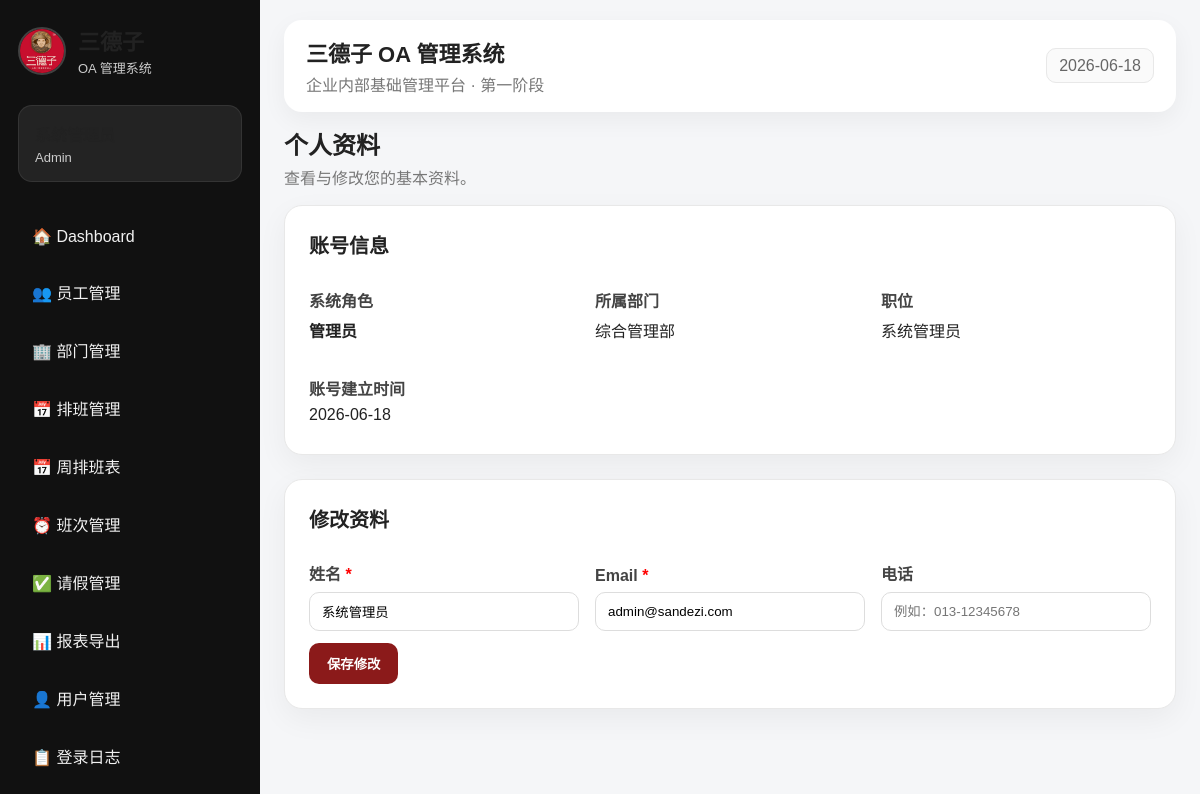
The app's page /profile.php (signed in) with its own data.
### tables this page shows
CREATE TABLE users (
    id            INT AUTO_INCREMENT PRIMARY KEY,
    employee_id   INT NULL,
    name          VARCHAR(100) NOT NULL,
    email         VARCHAR(150) NOT NULL UNIQUE,
    password_hash VARCHAR(255) NOT NULL,
    role          ENUM('Admin','Manager','Employee') NOT NULL DEFAULT 'Employee',
    status        ENUM('active','inactive') NOT NULL DEFAULT 'active',
    created_at    TIMESTAMP DEFAULT CURRENT_TIMESTAMP,
    FOREIGN KEY (employee_id) REFERENCES employees(id) ON DELETE SET NULL
);

CREATE TABLE departments (
    id          INT AUTO_INCREMENT PRIMARY KEY,
    name        VARCHAR(100) NOT NULL,
    description VARCHAR(255),
    created_at  TIMESTAMP DEFAULT CURRENT_TIMESTAMP
);

CREATE TABLE employees (
    id            INT AUTO_INCREMENT PRIMARY KEY,
    name          VARCHAR(100) NOT NULL,
    department_id INT NULL,
    position      VARCHAR(100) NOT NULL,
    phone         VARCHAR(50),
    email         VARCHAR(150),
    status        ENUM('active','inactive') NOT NULL DEFAULT 'active',
    created_at    TIMESTAMP DEFAULT CURRENT_TIMESTAMP,
    FOREIGN KEY (department_id) REFERENCES departments(id) ON DELETE SET NULL
);

### auth.php (called while the page is built, shortened)
<?php
function safe($value) {
    return htmlspecialchars((string)$value, ENT_QUOTES, 'UTF-8');
}
?>

### profile.php (the view, shortened to what this page needs)
<?php
require_once __DIR__ . '/header.php';
$me      = current_user();
$uid     = intval($me['id']);
$stmt = $pdo->prepare("
    SELECT u.id, u.name, u.email, u.role, u.created_at,
           e.position, e.phone, e.department_id,
           d.name AS department_name,
           e.id   AS employee_id
    FROM users u
    LEFT JOIN employees e ON u.employee_id = e.id
    LEFT JOIN departments d ON e.department_id = d.id
    WHERE u.id = ?
");
$stmt->execute([$uid]);
$profile = $stmt->fetch();
$role_labels = ['Admin' => '管理员', 'Manager' => '主管', 'Employee' => '员工'];
?>
<div class="page-title">
    <h2>个人资料</h2>
    <p>查看与修改您的基本资料。</p>
</div>
<section class="panel">
    <h2>账号信息</h2>
    <div class="form-grid">
        <div>
            <label>系统角色</label>
            <p style="font-weight:bold;margin:6px 0;">
                <?= safe($role_labels[$profile['role']] ?? $profile['role']) ?>
            </p>
        </div>
        <div>
            <label>所属部门</label>
            <p style="margin:6px 0;"><?= safe($profile['department_name'] ?? '—') ?></p>
        </div>
        <div>
            <label>职位</label>
            <p style="margin:6px 0;"><?= safe($profile['position'] ?? '—') ?></p>
        </div>
        <div>
            <label>账号建立时间</label>
            <p style="margin:6px 0;"><?= safe(substr($profile['created_at'], 0, 10)) ?></p>
        </div>
    </div>
</section>
<section class="panel">
    <h2>修改资料</h2>
    <form method="POST">
        <div class="form-grid">
            <div>
                <label>姓名 <span style="color:red">*</span></label>
                <input type="text" name="name" required
                       value="<?= safe($profile['name']) ?>">
            </div>
            <div>
                <label>Email <span style="color:red">*</span></label>
                <input type="email" name="email" required
                       value="<?= safe($profile['email']) ?>">
            </div>
            <div>
                <label>电话
                </label>
                <input type="text" name="phone"
                       value="<?= safe($profile['phone'] ?? '') ?>"
                       <?= !$profile['employee_id'] ? 'disabled' : '' ?>
                       placeholder="例如：013-12345678">
            </div>
        </div>
        <button class="btn" type="submit" style="margin-top:12px;">保存修改</button>
    </form>
</section>
<?php require_once __DIR__ . '/footer.php'; ?>

### assets/style.css (style rules this page uses)
* { box-sizing: border-box; }
:root { --primary: #8b1a1a; --primary-dark: #641010; --bg: #f5f6f8; --card: #ffffff; --text: #222; --muted: #777; --border: #e8e8e8; --green: #2e7d32; }
body { margin: 0; font-family: Arial, "Microsoft YaHei", sans-serif; background: var(--bg); color: var(--text); }
.page-title { margin-bottom: 14px; }
.page-title h2 { margin: 0; font-size: 24px; }
.page-title p { color: var(--muted); margin-top: 4px; }
.panel { background: white; border-radius: 18px; padding: 24px; box-shadow: 0 10px 30px rgba(0,0,0,0.05); border: 1px solid var(--border); margin-bottom: 24px; }
.panel h2 { margin-top: 0; font-size: 20px; }
.form-grid { display: grid; grid-template-columns: repeat(3, minmax(180px, 1fr)); gap: 16px; align-items: end; }
label { display: block; color: #444; font-weight: bold; margin-top: 12px; }
input, select, textarea { width: 100%; border: 1px solid #ddd; border-radius: 10px; padding: 11px 12px; margin-top: 7px; font-family: inherit; }
button, .btn-light { display: inline-block; border: none; background: var(--primary); color: white; padding: 11px 18px; border-radius: 10px; cursor: pointer; font-weight: bold; }

### records on screen
users: role "管理员", departments.name "综合管理部", employee.position "系统管理员", created_at "2026-06-18", name "系统管理员", email "admin@sandezi.com"

### other values on screen
safe($user['role']) "Admin"
safe(APP_NAME) "三德子 OA 管理系统"
safe(APP_SUBTITLE) "企业内部基础管理平台 · 第一阶段"
